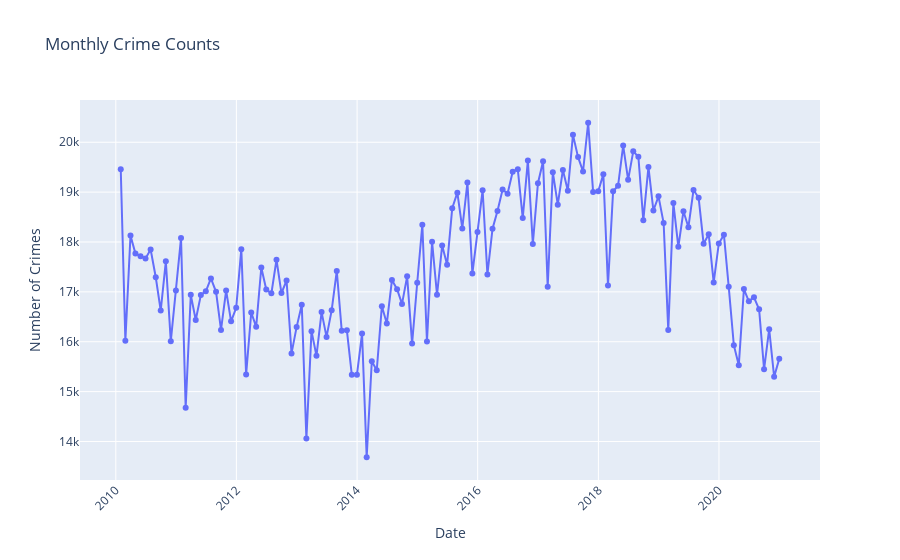

This figure's notebook cell:
### Code cell
fig = px.line(monthly_counts, x='DATE OCC', y='Count', title='Monthly Crime Counts',
              labels={'DATE OCC': 'Date', 'Count': 'Number of Crimes'},
              markers=True)

# Update layout to enhance readability
fig.update_layout(xaxis_title='Date',
                  yaxis_title='Number of Crimes',
                  xaxis_tickangle=-45)

fig.show()

### Figure 1 — Plotly figure (JSON) as saved in the notebook; plotly's stock layout.template omitted (floating-point values rounded to 4 significant figures; data arrays with more than 128 entries replaced by an {"elided": "..."} marker saying what was removed)
{"data": [{"hovertemplate": "Date=%{x}<br>Number of Crimes=%{y}<extra></extra>", "legendgroup": "", "line": {"color": "#636efa", "dash": "solid"}, "marker": {"symbol": "circle"}, "mode": "lines+markers", "name": "", "orientation": "v", "showlegend": false, "type": "scatter", "x": {"elided": "132 str values"}, "xaxis": "x", "y": {"elided": "132 int values"}, "yaxis": "y"}], "layout": {"legend": {"tracegroupgap": 0}, "title": {"text": "Monthly Crime Counts"}, "xaxis": {"anchor": "y", "domain": [0, 1], "tickangle": -45, "title": {"text": "Date"}}, "yaxis": {"anchor": "x", "domain": [0, 1], "title": {"text": "Number of Crimes"}}}}
